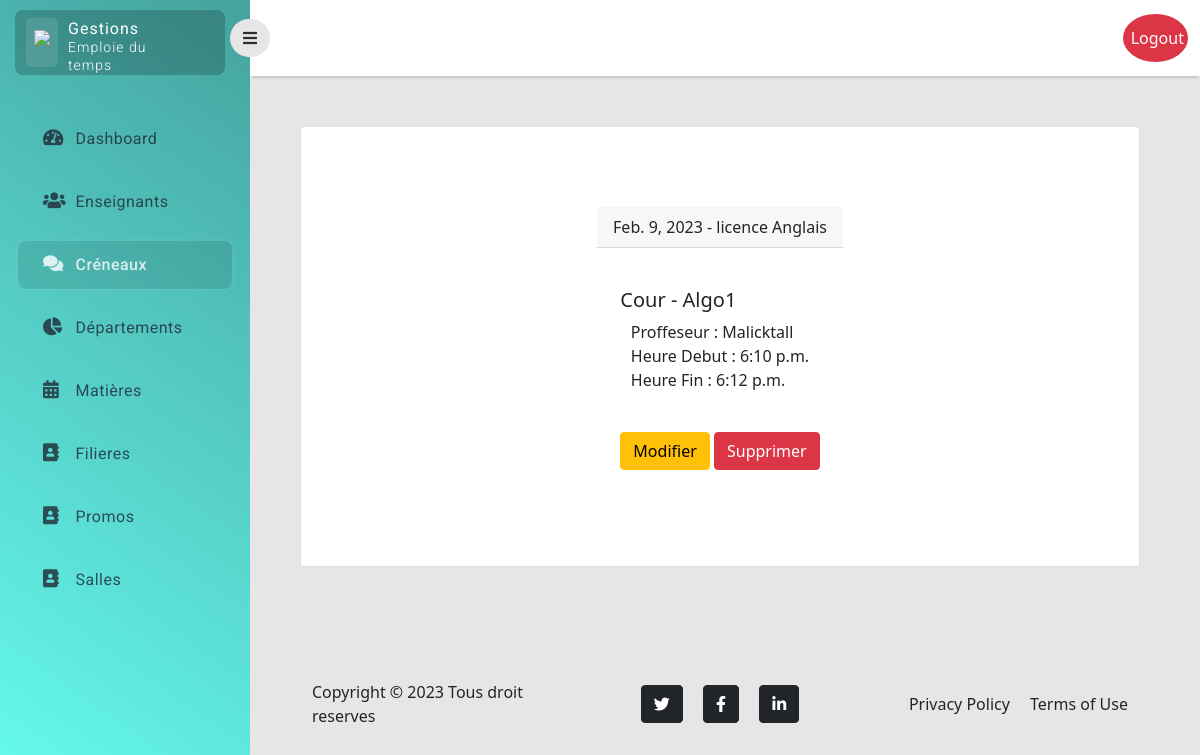
The app's page /crenaux/show/11 (signed in) with its own data.
### myApp/models.py (models this page shows)
class Creneau(models.Model):
    date = models.DateField()
    heureDebut = models.TimeField(auto_now=False, auto_now_add=False)
    heureFin = models.TimeField(auto_now=False, auto_now_add=False)
    enseignant = models.ForeignKey(User, on_delete=models.CASCADE, related_name='enseignant')
    savedBy = models.ForeignKey(User, on_delete=models.CASCADE, related_name='savedBy')
    matiere = models.ForeignKey(Matiere, on_delete=models.CASCADE)
    promo = models.ForeignKey(Promo, on_delete=models.CASCADE)
    filiere = models.ForeignKey(Filiere, on_delete=models.CASCADE)
    salle = models.ForeignKey(Salle, on_delete=models.CASCADE)
    types = models.CharField(max_length=20)
    class Meta:
        ordering = ['-date']

class Filiere(models.Model):
    name = models.CharField(max_length=100)
    departement = models.ForeignKey(Departement, on_delete=models.CASCADE)
    class Meta:
        ordering = ['name']

class Matiere(models.Model):
    name = models.CharField(max_length=100)
    created_at = models.DateTimeField(auto_now=True)
    class Meta:
        ordering = ['-created_at']

class User(AbstractUser):
    is_enseignant = models.BooleanField(default=False)
    departements = models.ManyToManyField(Departement, blank=True)

### myApp/crenaux/views.py (the view)
# urls.py: path('show/<int:my_id>', show, name="crenaux.show"),
@login_required(login_url="/login/")
@staff_member_required
def show(request, my_id):
    crenaux = Creneau.objects.get(id=my_id)
    return render(request, 'crenaux/show.html', {'crenaux': crenaux})

### myApp/templates/crenaux/show.html (shortened to what this page needs)
{% extends 'layouts/base.html' %}
{% block main %}
    <div class="main-content">
        <div class="card">
            <div class="card-header">
                {{ crenaux.date }} - {{ crenaux.filiere.name }}
            </div>
            <div class="card-body card-body-show">
                <br>
                <h5 class="card-title">Cour - {{crenaux.matiere.name}}</h5>
                <p class="card-text element">
                    Proffeseur : {{ crenaux.enseignant }} <br>
                    Heure Debut : {{ crenaux.heureDebut }} <br>
                    Heure Fin : {{ crenaux.heureFin }}
                </p>
                <br>
                <a href="/crenaux/update/{{ crenaux.id }}" class="btn btn-warning">Modifier</a>
                <a href="/crenaux/delate/{{crenaux.id}}" class="btn btn-danger">Supprimer</a>
            </div>
        </div>
    </div>
{% endblock main %}

### myApp/static/assets/css/style.css (style rules this page uses)
body { background-color: #e6e6e6; }

### myApp/templates/crenaux/show.html (style rules this page uses)
.element { display: flex; justify-content: center; }
.card { display: flex; align-items: center; justify-content: center; width: 100%; padding: 80px; }

### records on screen
Creneau: date "Feb. 9, 2023", filiere.name "licence Anglais", matiere.name "Algo1", enseignant "Malicktall", heureDebut "6:10 p.m.", heureFin "6:12 p.m."
